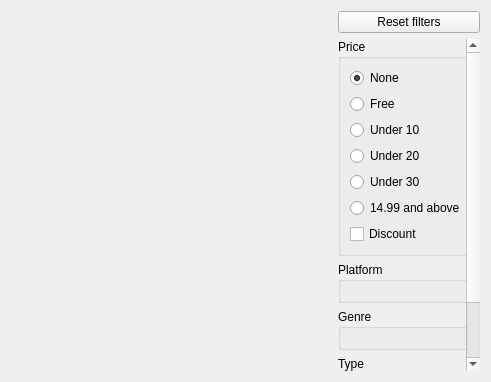
<?xml version="1.0" encoding="UTF-8"?>
<ui version="4.0">
 <class>SearchWidget</class>
 <widget class="QWidget" name="SearchWidget">
  <property name="geometry">
   <rect>
    <x>0</x>
    <y>0</y>
    <width>491</width>
    <height>382</height>
   </rect>
  </property>
  <property name="windowTitle">
   <string notr="true">SearchWidget</string>
  </property>
  <layout class="QHBoxLayout" name="main_layout" stretch="1,0">
   <item>
    <layout class="QVBoxLayout" name="left_layout"/>
   </item>
   <item>
    <layout class="QVBoxLayout" name="right_layout">
     <item>
      <widget class="QPushButton" name="reset_button">
       <property name="text">
        <string>Reset filters</string>
       </property>
      </widget>
     </item>
     <item>
      <widget class="QScrollArea" name="filter_scrollarea">
       <property name="sizePolicy">
        <sizepolicy hsizetype="Fixed" vsizetype="Expanding">
         <horstretch>0</horstretch>
         <verstretch>0</verstretch>
        </sizepolicy>
       </property>
       <property name="frameShape">
        <enum>QFrame::NoFrame</enum>
       </property>
       <property name="frameShadow">
        <enum>QFrame::Plain</enum>
       </property>
       <property name="horizontalScrollBarPolicy">
        <enum>Qt::ScrollBarAlwaysOff</enum>
       </property>
       <property name="sizeAdjustPolicy">
        <enum>QAbstractScrollArea::AdjustToContents</enum>
       </property>
       <property name="widgetResizable">
        <bool>true</bool>
       </property>
       <widget class="QWidget" name="filter_container">
        <property name="geometry">
         <rect>
          <x>0</x>
          <y>0</y>
          <width>142</width>
          <height>390</height>
         </rect>
        </property>
        <property name="sizePolicy">
         <sizepolicy hsizetype="Preferred" vsizetype="Fixed">
          <horstretch>0</horstretch>
          <verstretch>0</verstretch>
         </sizepolicy>
        </property>
        <layout class="QVBoxLayout" name="filter_container_layout">
         <property name="leftMargin">
          <number>0</number>
         </property>
         <property name="topMargin">
          <number>0</number>
         </property>
         <property name="rightMargin">
          <number>3</number>
         </property>
         <property name="bottomMargin">
          <number>0</number>
         </property>
         <item>
          <widget class="QGroupBox" name="price_group">
           <property name="title">
            <string>Price</string>
           </property>
           <layout class="QVBoxLayout" name="price_layout">
            <item>
             <widget class="QRadioButton" name="none_price">
              <property name="text">
               <string>None</string>
              </property>
              <property name="checked">
               <bool>true</bool>
              </property>
             </widget>
            </item>
            <item>
             <widget class="QRadioButton" name="free_button">
              <property name="text">
               <string>Free</string>
              </property>
             </widget>
            </item>
            <item>
             <widget class="QRadioButton" name="under10">
              <property name="text">
               <string>Under 10</string>
              </property>
             </widget>
            </item>
            <item>
             <widget class="QRadioButton" name="under20">
              <property name="text">
               <string>Under 20</string>
              </property>
             </widget>
            </item>
            <item>
             <widget class="QRadioButton" name="under30">
              <property name="text">
               <string>Under 30</string>
              </property>
             </widget>
            </item>
            <item>
             <widget class="QRadioButton" name="above">
              <property name="text">
               <string>14.99 and above</string>
              </property>
             </widget>
            </item>
            <item>
             <widget class="QCheckBox" name="on_discount">
              <property name="text">
               <string>Discount</string>
              </property>
             </widget>
            </item>
           </layout>
          </widget>
         </item>
         <item>
          <widget class="QGroupBox" name="platform_group">
           <property name="title">
            <string>Platform</string>
           </property>
           <layout class="QVBoxLayout" name="platfrom_layout"/>
          </widget>
         </item>
         <item>
          <widget class="QGroupBox" name="genre_group">
           <property name="title">
            <string>Genre</string>
           </property>
           <layout class="QVBoxLayout" name="genre_layout"/>
          </widget>
         </item>
         <item>
          <widget class="QGroupBox" name="type_group">
           <property name="title">
            <string>Type</string>
           </property>
           <layout class="QVBoxLayout" name="type_layout"/>
          </widget>
         </item>
         <item>
          <widget class="QGroupBox" name="others_group">
           <property name="title">
            <string>Other tags</string>
           </property>
           <layout class="QVBoxLayout" name="others_layout"/>
          </widget>
         </item>
        </layout>
       </widget>
      </widget>
     </item>
    </layout>
   </item>
  </layout>
 </widget>
 <resources/>
 <connections/>
</ui>
